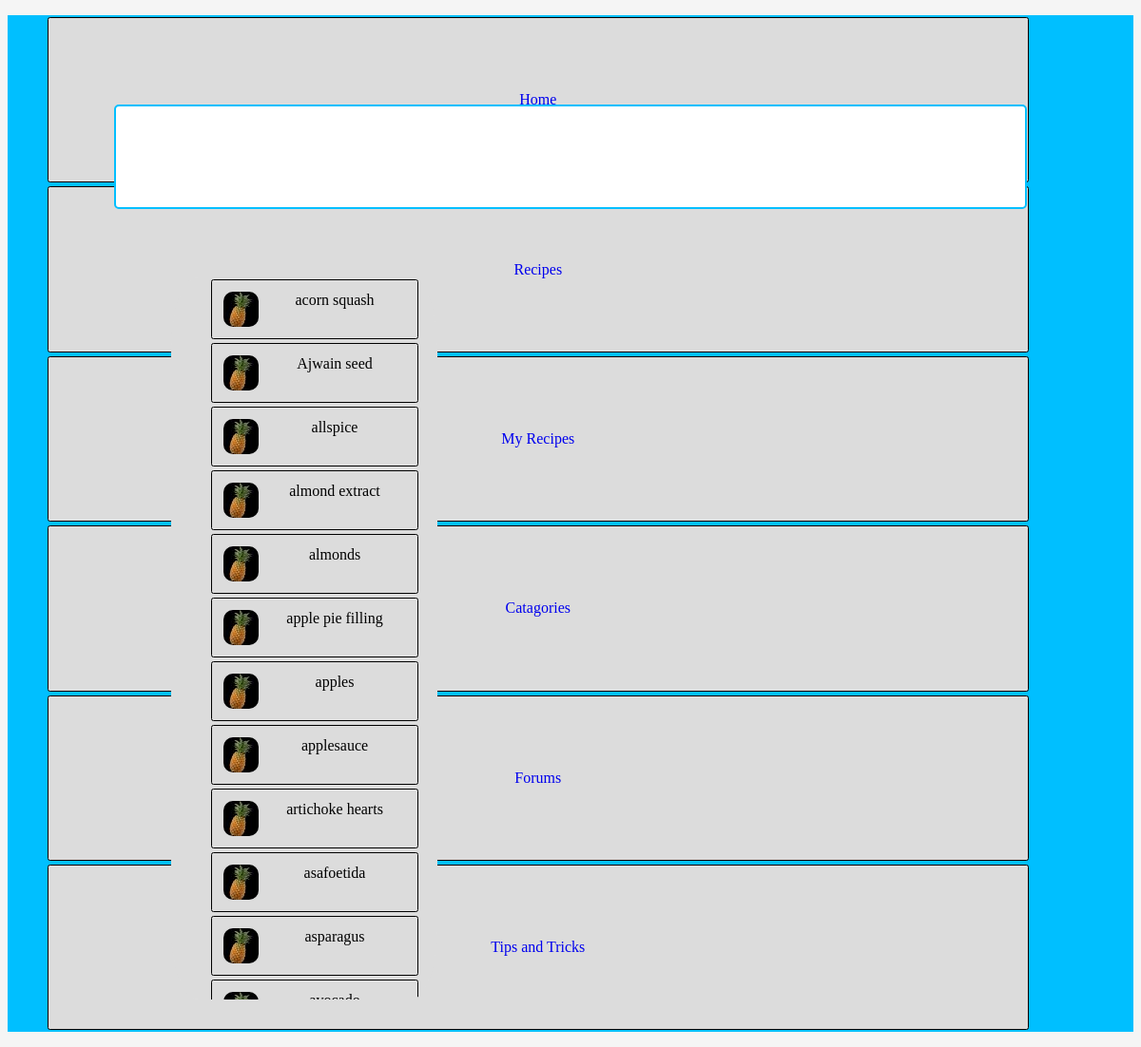
The app's page /php/IngredientSearch.php with its own data.
### tables this page shows
CREATE TABLE Ingredients
(
   ingredient_id INT NOT NULL AUTO_INCREMENT,
   ingredient_name VARCHAR(100) NOT NULL UNIQUE,
   ingredient_type INT NOT NULL,
   ingredient_allergen TINYINT(8) NOT NULL DEFAULT 0,
   ingredient_image MEDIUMBLOB NOT NULL,
   CONSTRAINT PRIMARY KEY (ingredient_id)
);

### php/IngredientSearch.php (the view, shortened to what this page needs)
<!DOCTYPE html>
<html lang="en-US">
<head>
	<link rel="stylesheet" type="text/css" href="css/mainstyles.css">
    <link rel="stylesheet" type="text/css" href="css/SearchStyles.css">
</head>
<body>
        <ul id="Nav_Bar">
            <li><a href="index">Home</a></li>
            <li><a href="Recipes">Recipes</a></li>
            <li><a href="MyRecipes">My Recipes</a></li>
            <li><a href="Catagories">Catagories</a></li>
            <li><a href="Forums">Forums</a></li>
            <li><a href="TipsAndTricks">Tips and Tricks</a></li>
        </ul>
<form action="IngredientSearch" method="post">
	<input type="search" id="Search_Ingredients" name="ingredientSearch">
	<ul id="Ingredient_List">
		<?php
			try
			{
				$db = new PDO("mysql:host=localhost;dbname=Final_DB", "root", "Password1");
			}
			catch(PDOException $e)
			{
				echo($e->getMessage());
			}
			$name_param = $_POST["ingredientSearch"];
			if($name_param == null)
				$resultSet = $db->prepare("SELECT * FROM Ingredients ORDER BY ingredient_name;");
			$resultSet->execute();
			for($i = 0; $i < $resultSet->rowCount(); $i++)
			{
				$resultArray = $resultSet->fetch();
				echo "<li>";
				echo "<img src='" . $resultArray["ingredient_image"] . "'>";
				echo $resultArray["ingredient_name"];
				echo "</li>";
			}
		?>
	</ul>
</form>
</body>
</html>

### css/mainstyles.css (style rules this page uses)
#Nav_Bar { list-style-type: none; overflow: hidden; background-color: deepskyblue; }
li { display: inline; margin: 0px; padding: 0px; float: left; display: block; font-size: 25; }
li a { list-style-type: none; display: block; text-align: center; padding: 20px 30px; text-decoration: none; }
html { background-color: whitesmoke; }

### css/SearchStyles.css (style rules this page uses)
#Search_Ingredients { position: absolute; left: 10%; top: 10%; border: 2px solid deepskyblue; border-radius: 5px; width: 80%; height: 10%; font-size: 35; }
#Ingredient_List { align-content: center; text-align: center; background-color: white; overflow: scroll; position: absolute; border-radius: 10%; top: 25%;; left: 15%; height:69%; width: 20%; background-color: gainsboro; }
img { border-radius: 10px; margin-right: 5px; float: left; }
li { margin: 2px; background-color: gainsboro; clear: both; border: 1px solid black; outline-color: purple; border-radius: 2.5px; padding: 5%; width: 80%; }

### records on screen
ingredients: ingredient_image (placeholder picture), ingredient_name "acorn squash"
ingredients: ingredient_image (placeholder picture), ingredient_name "Ajwain seed"
ingredients: ingredient_image (placeholder picture), ingredient_name "allspice"
ingredients: ingredient_image (placeholder picture), ingredient_name "almond extract"
ingredients: ingredient_image (placeholder picture), ingredient_name "almonds"
ingredients: ingredient_image (placeholder picture), ingredient_name "apple pie filling"
ingredients: ingredient_image (placeholder picture), ingredient_name "apples"
ingredients: ingredient_image (placeholder picture), ingredient_name "applesauce"
ingredients: ingredient_image (placeholder picture), ingredient_name "artichoke hearts"
ingredients: ingredient_image (placeholder picture), ingredient_name "asafoetida"
ingredients: ingredient_image (placeholder picture), ingredient_name "asparagus"
ingredients: ingredient_image (placeholder picture)
